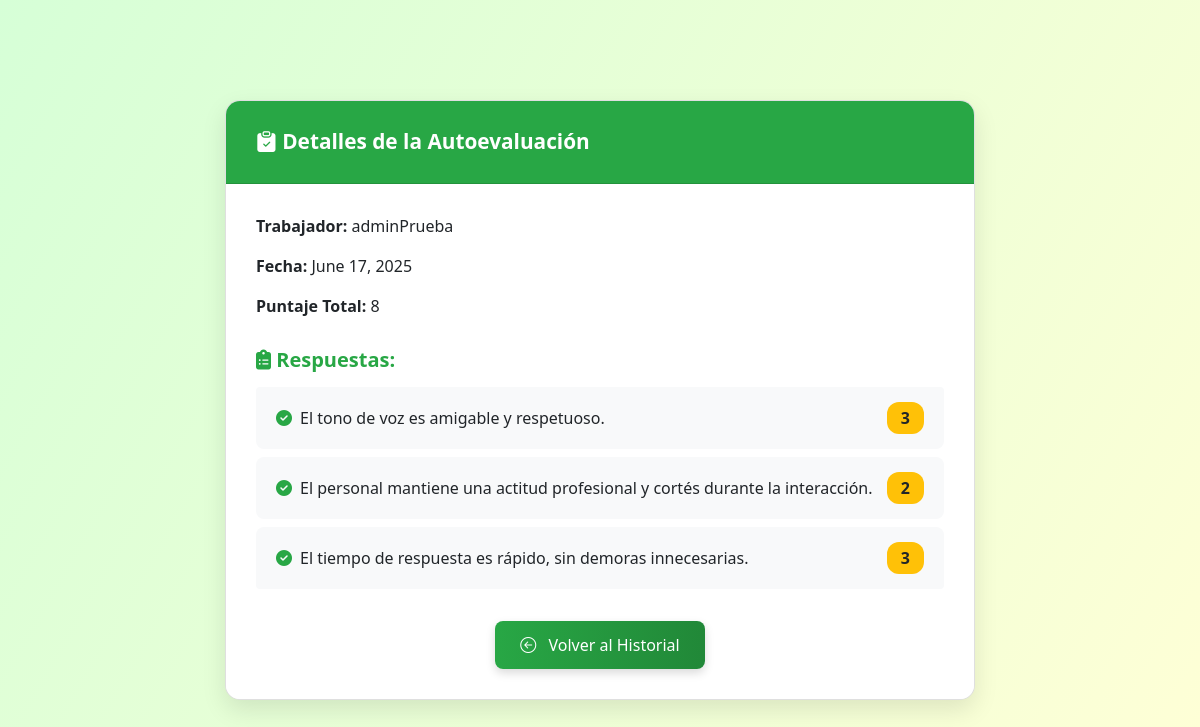
/evaluacion/AUTO/50/, run on the app's committed database.
### core/models.py (models this page shows, shortened)
class AutoevaluacionTrabajador(models.Model):
    trabajador = models.ForeignKey(settings.AUTH_USER_MODEL, on_delete=models.CASCADE, related_name='autoevaluaciones')
    fecha = models.DateField(auto_now_add=True)
    fecha_creacion = models.DateTimeField(default=timezone.now)
    @property
    def puntaje_total(self):
        return sum(r.puntaje for r in self.respuestas.all())

class Usuario(AbstractUser):
    def __str__(self):
        return self.username  # Representación del objeto Usuario, devuelve solo el nombre de usuario.

class RespuestaAutoevaluacionTrabajador(models.Model):
    autoevaluacion = models.ForeignKey(AutoevaluacionTrabajador, related_name='respuestas', on_delete=models.CASCADE)
    indicador = models.ForeignKey(Indicador, on_delete=models.CASCADE)
    VALORACION_CHOICES = [(i, str(i)) for i in range(1, 6)]
    valoracion = models.PositiveSmallIntegerField(choices=VALORACION_CHOICES, default=3)
    puntaje = models.PositiveIntegerField(default=0)

class Indicador(models.Model):
    nombre = models.CharField(max_length=100)
    descripcion = models.TextField(blank=True, null=True)
    criterio = models.ForeignKey(
    Criterio,
    on_delete=models.CASCADE,
    related_name='indicadores'
)
    max_puntaje = models.IntegerField(default=5)

### core/views.py (the view)
# urls.py: path('evaluacion/<str:tipo>/<int:id>/', views.ver_evaluacion, name='ver_evaluacion'),
def ver_evaluacion(request, tipo, id):
    try:
        if tipo == 'AUTO':
            evaluacion = AutoevaluacionTrabajador.objects.get(id=id)
        elif tipo == 'TRAB':
            evaluacion = EvaluacionTrabajador.objects.get(id=id)
        elif tipo == 'CLIE':
            evaluacion = EvaluacionVenta.objects.get(id=id)
        else:
            return HttpResponse("Tipo de evaluación no válido", status=400)
        return render(request, 'ver_evaluacion.html', {'evaluacion': evaluacion, 'tipo': tipo})
    except (AutoevaluacionTrabajador.DoesNotExist, EvaluacionTrabajador.DoesNotExist, EvaluacionVenta.DoesNotExist):
        raise Http404(f"Evaluación no encontrada: No {tipo} con ID {id}")

### templates/ver_evaluacion.html (shortened to what this page needs)
{% load static %}
<!DOCTYPE html>
<html lang="es">
<head>
    <link rel="stylesheet"
          href="https://cdn.jsdelivr.net/npm/bootstrap@4.6.2/dist/css/bootstrap.min.css">
    <link rel="stylesheet"
          href="https://cdnjs.cloudflare.com/ajax/libs/font-awesome/6.5.0/css/all.min.css">
    <link rel="stylesheet"
          href="https://cdn.jsdelivr.net/npm/bootstrap-icons@1.10.5/font/bootstrap-icons.css">
</head>
<body>
<div class="card card-evaluacion">
    <div class="card-header">
        <i class="bi bi-clipboard-check-fill"></i>
        {% if tipo == 'AUTO' %}
            Detalles de la Autoevaluación
        {% elif tipo == 'TRAB' %}
            Detalles de la Evaluación del Trabajador
        {% elif tipo == 'CLIE' %}
            Detalles de la Evaluación del Cliente
        {% else %}
            Evaluación
        {% endif %}
    </div>
    <div class="card-body">
        {% if tipo == 'AUTO' %}
            <p><strong>Trabajador:</strong> {{ evaluacion.trabajador }}</p>
            <p><strong>Fecha:</strong> {{ evaluacion.fecha }}</p>
            <p><strong>Puntaje Total:</strong> {{ evaluacion.puntaje_total }}</p>
            <h5 class="respuestas-titulo"><i class="fas fa-clipboard-list"></i> Respuestas:</h5>
            <ul class="list-group">
                {% for r in evaluacion.respuestas.all %}
                    <li class="list-group-item d-flex justify-content-between align-items-center">
                        <span class="item-label"><i class="fas fa-check-circle"></i> {{ r.indicador.nombre }}</span>
                        <span class="badge badge-eval">{{ r.valoracion }}</span>
                    </li>
                {% empty %}
                    <li class="list-group-item text-muted">No hay respuestas registradas.</li>
                {% endfor %}
            </ul>
        {% else %}
            <p class="text-danger">No se reconoce el tipo de evaluación.</p>
        {% endif %}
        <div class="text-center mt-4">
            <a href="{% url 'historial_evaluaciones' %}" class="btn btn-volver">
                <i class="bi bi-arrow-left-circle mr-2"></i> Volver al Historial
            </a>
        </div>
    </div>
</div>
</body>
</html>

### templates/ver_evaluacion.html (style rules this page uses)
body { background: linear-gradient(120deg, #d6ffd7, #ffffd6); min-height: 100vh; font-family: 'Segoe UI', sans-serif; display: flex; align-items: center; justify-content: center; padding: 30px; }
.card-evaluacion { width: 100%; max-width: 750px; border-radius: 15px; box-shadow: 0 10px 25px rgba(0, 0, 0, 0.1); overflow: hidden; animation: fadeIn 0.5s ease-in-out; }
.card-header { background-color: #28a745; color: white; padding: 25px 30px; font-size: 1.3rem; font-weight: bold; }
.card-body { padding: 30px; background-color: white; }
.respuestas-titulo { color: #28a745; font-weight: 600; margin-top: 30px; margin-bottom: 15px; }
.list-group-item { background-color: #f8f9fa; border: none; margin-bottom: 8px; border-radius: 8px; padding: 15px 20px; transition: all 0.2s ease-in-out; }
.badge-eval { background: #ffc107; color: #212529; font-size: 1rem; padding: 8px 14px; border-radius: 12px; }
.item-label { font-weight: 500; display: flex; align-items: center; }
.item-label i { margin-right: 8px; color: #28a745; }
.btn-volver { background: linear-gradient(to right, #28a745, #218838); color: white; border: none; padding: 12px 25px; font-size: 1rem; border-radius: 8px; transition: background 0.3s ease, transform 0.2s ease; box-shadow: 0 4px 10px rgba(0, 0, 0, 0.15); }

### data on the page
AutoevaluacionTrabajador: trabajador "adminPrueba", fecha "June 17, 2025", puntaje_total "8"
RespuestaAutoevaluacionTrabajador: indicador.nombre "El tono de voz es amigable y respetuoso.", valoracion "3"
RespuestaAutoevaluacionTrabajador: indicador.nombre "El personal mantiene una actitud profesional y cortés durante la interacción.", valoracion "2"
RespuestaAutoevaluacionTrabajador: indicador.nombre "El tiempo de respuesta es rápido, sin demoras innecesarias.", valoracion "3"
